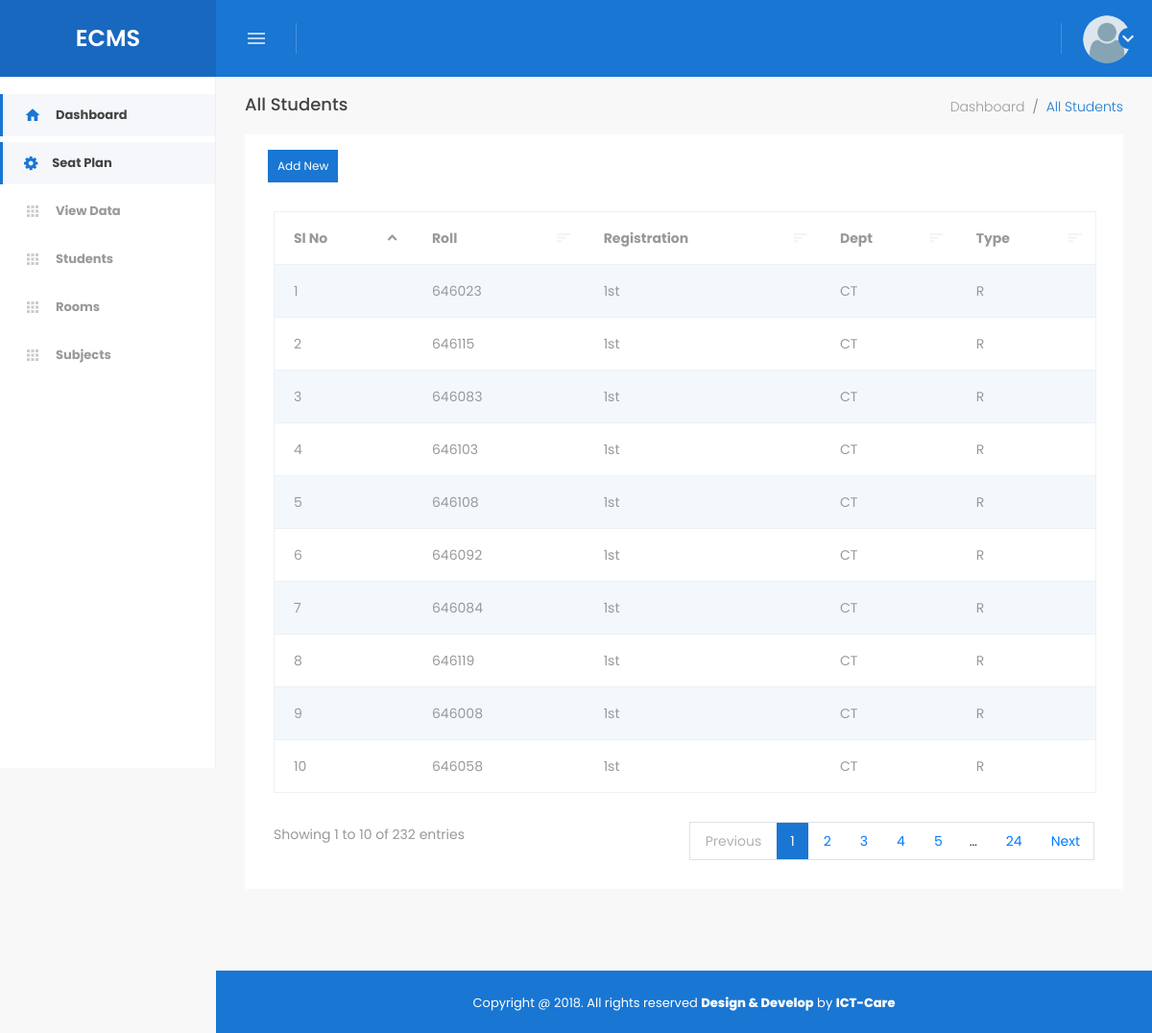
/index.php?page=stdnt (signed in), run on the app's committed database.
### tables this page shows
CREATE TABLE `student` (
  `id` int(11) NOT NULL,
  `roll` int(22) NOT NULL,
  `sem` varchar(10) NOT NULL,
  `dept` varchar(25) NOT NULL,
  `shift` varchar(22) NOT NULL,
  `stype` varchar(22) NOT NULL,
  `seated` varchar(55) DEFAULT NULL,
  `created_at` timestamp NOT NULL DEFAULT CURRENT_TIMESTAMP ON UPDATE CURRENT_TIMESTAMP,
  `updated_at` timestamp NOT NULL DEFAULT '0000-00-00 00:00:00',
  `deleted_at` timestamp NOT NULL DEFAULT '0000-00-00 00:00:00'
);

### app/init.php (called while the page is built, shortened)
<?php
require_once 'Database/connection.php';
require_once 'classes/Object.php';
require_once 'classes/Student.php';
global $pdo;
$studentO = new Students($pdo);
?>

### app/classes/Student.php (called while the page is built, shortened)
<?php
class Students extends Objects {
	function __construct($pdo) {
		$this->pdo = $pdo;
	}
}
?>

### app/classes/Object.php (called while the page is built, shortened)
<?php
class Objects {
	protected $pdo;
	function __construct($pdo) {
		$this->pdo = $pdo;
	}
	public function all($table) {
		$stmt = $this->pdo->prepare("SELECT * FROM " . $table . "");
		$stmt->execute();
		return $stmt->fetchAll(PDO::FETCH_OBJ);
	}
}
?>

### public/pages/stdnt.php (the view)
<?php $students = $studentO->all('student'); ?>
<main class="main-wrapper clearfix">
    <div class="container-fluid">
        <div class="row page-title clearfix">
            <div class="page-title-left">
                <h6 class="page-title-heading mr-0 mr-r-5">All Students</h6>
              </div>
            <div class="page-title-right d-none d-sm-inline-flex">
                <ol class="breadcrumb">
                    <li class="breadcrumb-item"><a href="#">Dashboard</a>
                    </li>
                    <li class="breadcrumb-item active">All Students</li>
                </ol>
            </div>
        </div>
    </div>
    <div class="container-fluid">
        <div class="widget-list">
            <div class="row">
                <div class="col-md-12 widget-holder">
                    <div class="widget-bg">
                        <button class="btn btn-primary btn-sm rounded-0 mt-3 ml-4">Add New</button>
                        <div class="widget-body clearfix pt-0">
                        <table class="table table-striped pt-0" data-toggle="datatables" data-plugin-options='{"searching": true}'>
                            <thead>
                                <tr>
                                    <th>Sl No</th>
                                    <th>Roll</th>
                                    <th>Registration</th>
                                    <th>Dept</th>
                                    <th>Type</th>
                                </tr>
                            </thead>
                            <tbody>
                                <?php foreach ($students as $student): ?>
                                <tr>
                                    <td><?php echo $student->id; ?></td>
                                    <td><?php echo $student->roll; ?></td>
                                    <td><?php echo $student->sem; ?></td>
                                    <td><?php echo $student->dept; ?></td>
                                    <td><?php echo $student->stype; ?></td>
                                </tr>
                                 <?php endforeach ?>
                            </tbody>
                        </table>
                    </div>
                </div>
            </div>
        </div>
    </div>
</div>
</main>
</div>

### assets/css/pace.css (style rules this page uses)
body:after { content: ""; position: fixed; top: 0; right: 0; bottom: 0; left: 0; z-index: 99; background: #fff; }
body.pace-done:after { display: none; }

### data on the page
student: id "1", roll "646023", sem "1st", dept "CT", stype "R"
student: id "2", roll "646115", sem "1st", dept "CT", stype "R"
student: id "3", roll "646083", sem "1st", dept "CT", stype "R"
student: id "4", roll "646103", sem "1st", dept "CT", stype "R"
student: id "5", roll "646108", sem "1st", dept "CT", stype "R"
student: id "6", roll "646092", sem "1st", dept "CT", stype "R"
student: id "7", roll "646084", sem "1st", dept "CT", stype "R"
student: id "8", roll "646119", sem "1st", dept "CT", stype "R"
student: id "9", roll "646008", sem "1st", dept "CT", stype "R"
student: id "10", roll "646058", sem "1st", dept "CT", stype "R"
